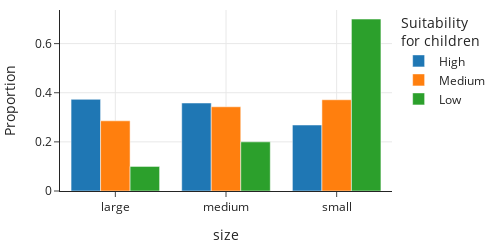

The code cell stored with this chart in its notebook:
### Markdown cell above
We can also present these proportions as a collection of side-by-side bar plots as shown here:

### Code cell
fig = px.bar(prop_table_t, y=prop_table_t.columns, x=prop_table_t.index,
        barmode='group', width=500, height=250)

fig.update_layout(
    yaxis_title="Proportion", 
    legend_title="Suitability <br>for children"
)

### Figure 1 — Plotly figure (JSON) as saved in the notebook; plotly's stock layout.template omitted (floating-point values rounded to 4 significant figures)
{"data": [{"alignmentgroup": "True", "hovertemplate": "kids=High<br>size=%{x}<br>value=%{y}<extra></extra>", "legendgroup": "High", "marker": {"color": "#1F77B4", "pattern": {"shape": ""}}, "name": "High", "offsetgroup": "High", "orientation": "v", "showlegend": true, "textposition": "auto", "type": "bar", "x": ["large", "medium", "small"], "xaxis": "x", "y": [0.3731, 0.3582, 0.2687], "yaxis": "y"}, {"alignmentgroup": "True", "hovertemplate": "kids=Medium<br>size=%{x}<br>value=%{y}<extra></extra>", "legendgroup": "Medium", "marker": {"color": "#FF7F0E", "pattern": {"shape": ""}}, "name": "Medium", "offsetgroup": "Medium", "orientation": "v", "showlegend": true, "textposition": "auto", "type": "bar", "x": ["large", "medium", "small"], "xaxis": "x", "y": [0.2857, 0.3429, 0.3714], "yaxis": "y"}, {"alignmentgroup": "True", "hovertemplate": "kids=Low<br>size=%{x}<br>value=%{y}<extra></extra>", "legendgroup": "Low", "marker": {"color": "#2CA02C", "pattern": {"shape": ""}}, "name": "Low", "offsetgroup": "Low", "orientation": "v", "showlegend": true, "textposition": "auto", "type": "bar", "x": ["large", "medium", "small"], "xaxis": "x", "y": [0.1, 0.2, 0.7], "yaxis": "y"}], "layout": {"barmode": "group", "height": 250, "legend": {"title": {"text": "Suitability <br>for children"}, "tracegroupgap": 0}, "width": 500, "xaxis": {"anchor": "y", "autorange": true, "domain": [0, 1], "range": [-0.5, 2.5], "title": {"text": "size"}, "type": "category"}, "yaxis": {"anchor": "x", "autorange": true, "domain": [0, 1], "range": [0, 0.7368], "title": {"text": "Proportion"}, "type": "linear"}}}
